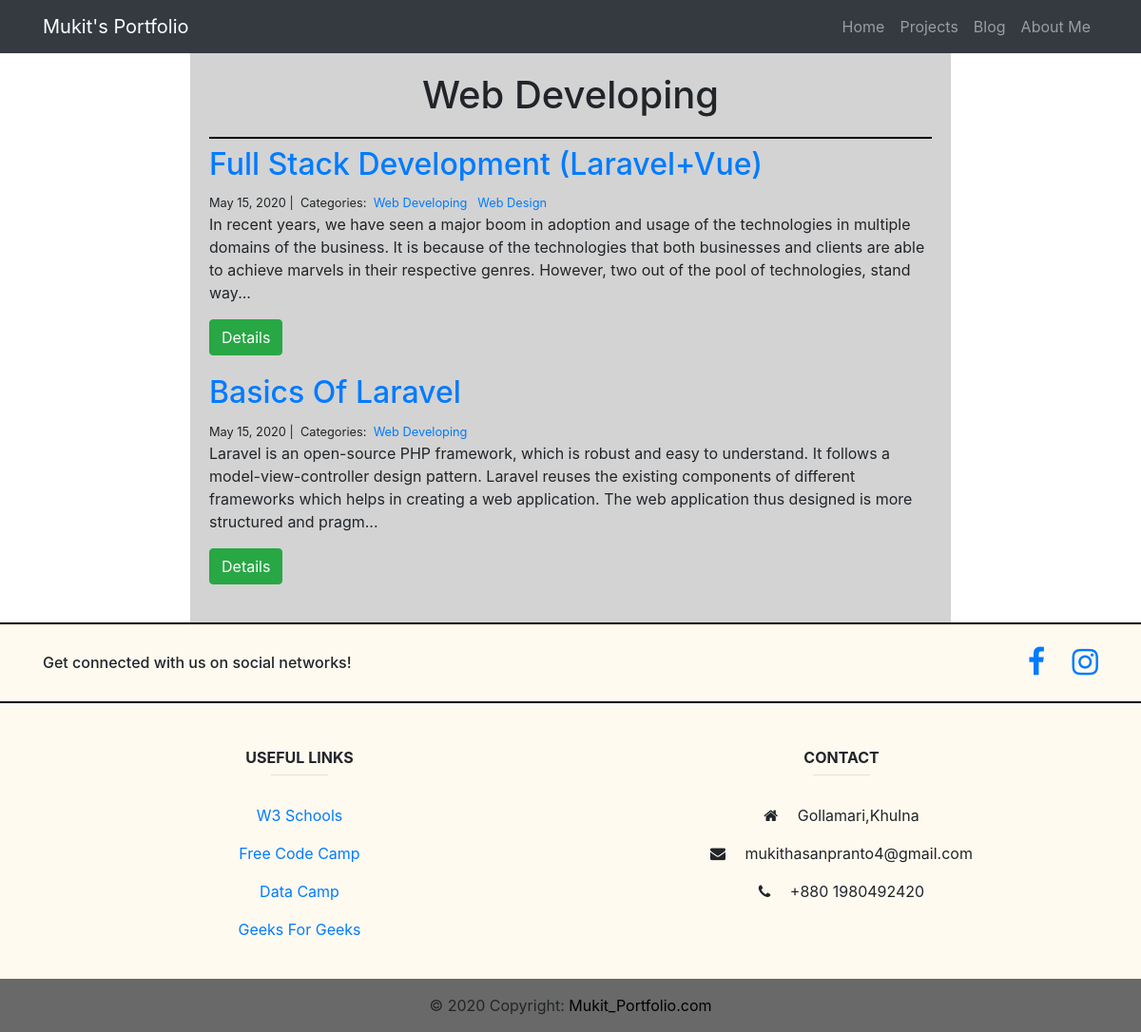
Page /blog/Web Developing/ on the committed database.
### blog/models.py (models this page shows)
class Category(models.Model):
    name = models.CharField(max_length=20)

class Post(models.Model):
    title = models.CharField(max_length=255)
    body = models.TextField()
    created_on = models.DateTimeField(auto_now_add=True)
    last_modified = models.DateTimeField(auto_now=True)
    categories = models.ManyToManyField('Category', related_name='posts')

### blog/views.py (the view)
# urls.py: path("<category>/", views.blog_category, name="blog_category"),
def blog_category(request, category):
    posts = Post.objects.filter(
        categories__name__contains=category
    ).order_by(
        '-created_on'
    )
    context = {
        "category": category,
        "posts": posts
    }
    return render(request, "blog_category.html", context)

### blog/templates/blog_category.html
{% extends "base.html" %}
{% block page_content %}
<div class="col-md-8 offset-md-2" style="padding: 20px;background-color: lightgray;">
    <h1 style="text-align: center;padding-bottom:20px;border-bottom: 2px solid black;">{{ category | title }}</h1>
    {% for post in posts %}
    <h2><a href="{% url 'blog_detail' post.pk%}">{{ post.title }}</a></h2>
    <small>
        {{ post.created_on.date }} |&nbsp;
        Categories:&nbsp;
        {% for category in post.categories.all %}
        <a href="{% url 'blog_category' category.name %}">
            {{ category.name }}
        </a>&nbsp;
        {% endfor %}
    </small>
    <p>{{ post.body | slice:":300" }}...</p>
    <a href="{% url 'blog_detail' post.pk%}" ><button type="button" class="btn btn-success" style="margin-bottom: 20px;">Details</button></a>
    {% endfor %}
</div>
{% endblock %}

### portfolio/templates/base.html (style rules this page uses)
* { padding: 0; margin: 0; }

### rows in the picture
Category: name "Web Developing"
Post: title "Full Stack Development (Laravel+Vue)", created_on "May 15, 2020", body "In recent years, we have seen a major boom in adoption and usage of the technologies in multiple domains of the business. It is because of the technologies that both businesses and clients are able to achieve marvels in their respective genres. However, two out of the pool of technologies, stand way"
Category: name "Web Design"
Post: title "Basics Of Laravel", created_on "May 15, 2020", body "Laravel is an open-source PHP framework, which is robust and easy to understand. It follows a model-view-controller design pattern. Laravel reuses the existing components of different frameworks which helps in creating a web application. The web application thus designed is more structured and pragm"
